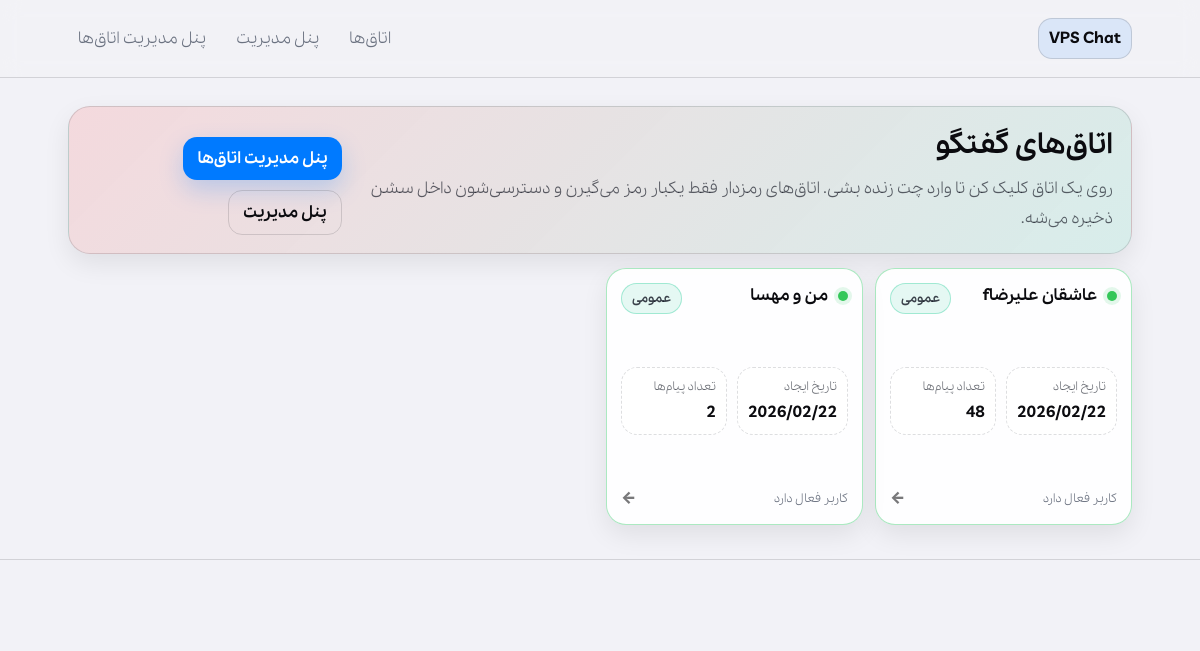
The page / on the database its author committed.
### chat/models.py (models this page shows, shortened)
class Room(models.Model):
    name = models.CharField(max_length=120, unique=True)
    slug = models.SlugField(max_length=140, unique=True, validators=[slug_validator])
    is_protected = models.BooleanField(default=False)
    password_hash = models.CharField(max_length=256, blank=True, null=True)
    created_at = models.DateTimeField(default=timezone.now)
    class Meta:
        ordering = ["name"]

### chat/views.py (the view)
# urls.py: path("", views.room_list, name="room_list"),
def room_list(request: HttpRequest) -> HttpResponse:
    rooms = (
        Room.objects.all()
        .annotate(message_count=Count("messages", distinct=True))
        .annotate(online_count=Count("presences", filter=Q(presences__is_online=True), distinct=True))
    )
    return render(request, "chat/rooms_list.html", {"rooms": rooms})

### chat/context_processors.py (called while the page is built)
def site_settings(request):
    return {
        "SITE_NAME": getattr(settings, "SITE_NAME", "Chat"),
        "ENABLE_FILE_UPLOAD": getattr(settings, "ENABLE_FILE_UPLOAD", True),
    }

### templates/chat/rooms_list.html (shortened to what this page needs)
{% extends 'chat/base.html' %}
{% block content %}
  <section class="hero">
    <div>
      <h1 class="hero-title">اتاق‌های گفتگو</h1>
      <p class="hero-sub">روی یک اتاق کلیک کن تا وارد چت زنده بشی. اتاق‌های رمزدار فقط یکبار رمز می‌گیرن و دسترسی‌شون داخل سشن ذخیره می‌شه.</p>
    </div>
    <div class="hero-actions">
      <a class="btn" href="{% url 'chat:manage_rooms' %}">پنل مدیریت اتاق‌ها</a>
      <a class="btn ghost" href="/admin/">پنل مدیریت</a>
    </div>
  </section>
  <section class="rooms-grid" aria-label="لیست اتاق‌ها">
    {% for room in rooms %}
      <a class="room-card {% if room.online_count|default:0 > 0 %}has-online{% endif %}" href="{% url 'chat:enter_room' room.slug %}">
        <div class="room-top">
          <div class="room-title">
            <span class="dot {% if room.online_count|default:0 > 0 %}dot-online{% else %}dot-offline{% endif %}"></span>
            <span>{{ room.name }}</span>
          </div>
          {% if room.is_protected %}
            <span class="pill">رمزدار</span>
          {% else %}
            <span class="pill ok">عمومی</span>
          {% endif %}
        </div>
        <div class="room-stats">
          <div class="stat">
            <div class="stat-label">تاریخ ایجاد</div>
            <div class="stat-value">{{ room.created_at|date:"Y/m/d" }}</div>
          </div>
          <div class="stat">
            <div class="stat-label">تعداد پیام‌ها</div>
            <div class="stat-value">{{ room.message_count|default:0 }}</div>
          </div>
        </div>
        <div class="room-foot">
          <span class="muted small">{% if room.online_count|default:0 > 0 %}کاربر فعال دارد{% else %}بدون کاربر فعال{% endif %}</span>
          <span class="arrow">←</span>
        </div>
      </a>
    {% empty %}
      <div class="empty card">
        <h2>فعلاً اتاقی وجود ندارد</h2>
        <p class="muted">از پنل مدیریت یک اتاق جدید بساز.</p>
      </div>
    {% endfor %}
  </section>
{% endblock %}

### templates/chat/base.html (shortened to what this page needs)
{% load static %}
<!doctype html>
<html lang="fa" dir="rtl">
<head>
  <link rel="stylesheet" href="{% static 'css/fonts.css' %}">
  <link rel="stylesheet" href="{% static 'css/style.css' %}?v=20260">
</head>
<body>
  <header class="header">
    <div class="container row">
      <a class="brand" href="{% url 'chat:room_list' %}">{{ SITE_NAME }}</a>
      <nav class="nav">
        <a href="{% url 'chat:room_list' %}">اتاق‌ها</a>
        <a href="/admin/">پنل مدیریت</a>
        <a href="{% url 'chat:manage_rooms' %}">پنل مدیریت اتاق‌ها</a>
      </nav>
    </div>
  </header>
  <main class="container">
    {% block content %}{% endblock %}
  </main>
  <footer class="footer">
    <div class="container">
    </div>
  </footer>
</body>
</html>

### static/css/style.css (style rules this page uses)
:root { --bg:#f2f2f7; --card:#ffffff; --text:#0b0b0f; --muted:#6b7280; --border: rgba(60,60,67,.18); --shadow: 0 10px 26px rgba(0,0,0,.08); --accent:#007aff; --accent2:#34c759; --accent3:#ffcc00; --ok:#34c759; --bubble-other:#e5e5ea; --bubble-me:#007aff; }
* { box-sizing:border-box }
html,body { height:100% }
body { margin:0; font-family: "Pelak", "Vazirmatn", system-ui, -apple-system, Segoe UI, Roboto, Arial, sans-serif; background: var(--bg); color:var(--text); }
a { color:inherit; text-decoration:none }
.container { max-width:1100px; margin:0 auto; padding:18px }
.header { position:sticky; top:0; z-index:10; background: rgba(242,242,247,.78); backdrop-filter: blur(10px); border-bottom: 1px solid var(--border); }
.row { display:flex; align-items:center }
.brand { font-weight:900; letter-spacing:.2px; padding:8px 10px; border-radius:14px; background: rgba(0,122,255,.10); border: 1px solid var(--border); }
.nav { margin-right:auto; display:flex; gap:10px }
.nav a { color:var(--muted); padding:8px 10px; border-radius:12px; }
.muted { color:var(--muted) }
.small { font-size:12px }
.btn { border:none; background: var(--accent); color: white; padding:10px 14px; border-radius:14px; font-weight:800; cursor:pointer; display:inline-flex; align-items:center; gap:8px; box-shadow: 0 10px 24px rgba(0,122,255,.22); }
.btn.ghost { background: transparent; border:1px solid var(--border); color: var(--text); box-shadow:none; }
.hero { display:flex; align-items:flex-end; justify-content:space-between; gap:14px; margin-top: 10px; padding: 18px; border-radius: 22px; border:1px solid var(--border); background: linear-gradient(135deg, rgba(255,107,107,.18), rgba(77,212,172,.16)); box-shadow: var(--shadow); }
.hero-title { margin:0; font-size:28px; font-weight:950 }
.hero-sub { margin:8px 0 0 0; color: rgba(20,24,36,.68); line-height:1.9 }
.hero-actions { display:flex; gap:10px; flex-wrap:wrap }
.rooms-grid { margin-top: 14px; display:grid; grid-template-columns: repeat(4, 1fr); gap: 12px; }
.room-card { aspect-ratio: 1 / 1; display:flex; flex-direction:column; justify-content:space-between; padding: 14px; border-radius: 20px; border: 1px solid var(--border); background: rgba(255,255,255,.92); box-shadow: var(--shadow); transition: transform .12s ease, box-shadow .12s ease, border-color .12s ease; }
.room-card.has-online { border-color: rgba(34,197,94,.38) }
.room-top { display:flex; align-items:flex-start; justify-content:space-between; gap:10px }
.room-title { font-weight:950; font-size:16px; line-height:1.6; display:flex; align-items:center; gap:10px }
.dot { width:10px; height:10px; border-radius:999px; display:inline-block }
.dot-online { background: var(--ok); box-shadow: 0 0 0 4px rgba(34,197,94,.12) }
.pill { display:inline-flex; align-items:center; justify-content:center; padding: 6px 10px; border-radius: 999px; font-size: 12px; font-weight: 900; border: 1px solid var(--border); color: rgba(20,24,36,.82); background: rgba(20,24,36,.03); }
.pill.ok { border-color: rgba(77,212,172,.45); background: rgba(77,212,172,.14); }
.room-stats { display:grid; grid-template-columns: 1fr 1fr; gap:10px; margin-top: 12px; }
.stat { padding:10px; border:1px dashed rgba(20,24,36,.14); border-radius:16px; background: rgba(255,255,255,.75) }
.stat-label { font-size:12px; color: rgba(20,24,36,.62) }
.stat-value { font-weight:950; margin-top:6px }
.room-foot { display:flex; align-items:center; justify-content:space-between; margin-top:10px }
.arrow { font-weight:950; opacity:.55 }
.footer { margin-top:16px; border-top:1px solid var(--border); padding:14px 0; color:var(--muted) }

### rows shown on the page
Room: name "عاشقان علیرضاf", is_protected "عمومی", created_at "2026/02/22", message_count "48", shows "کاربر فعال دارد"
Room: name "من و مهسا", is_protected "عمومی", created_at "2026/02/22", message_count "2", shows "کاربر فعال دارد"

### other values the page prints
{{ SITE_NAME }} "VPS Chat"
